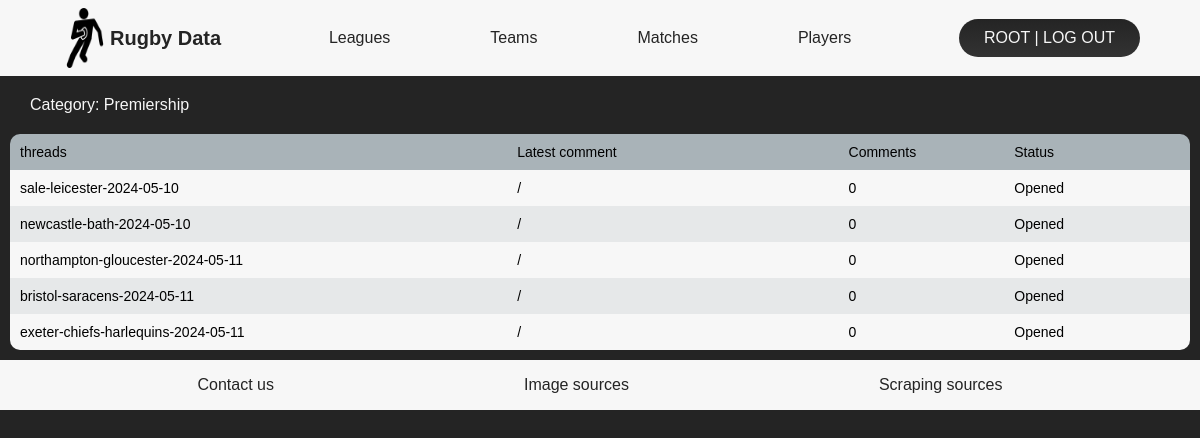
Page /fora/club/premiership/ (signed in) on the committed database.
### fora/models.py (models this page shows, shortened)
class tchat_match_category(models.Model) :
    title = models.CharField(max_length=100)
    slug_title = models.SlugField(max_length=600, unique=True, blank=True)
    country = models.CharField(max_length=100, null=True)
    slug_country = models.SlugField(max_length=600, blank=True, null=True)
    class Meta :
        verbose_name_plural = "categories"

### website/models.py (models this page shows, shortened)
class up_match(models.Model):
    STATUS_CHOICES = [
        ('Scheduled', 'Scheduled'),
        ('In progress', 'In progress'),
    ]
    status = models.CharField(max_length=20, choices=STATUS_CHOICES)
    team_home = models.CharField(max_length=100, null=True, blank=True)
    team_away = models.CharField(max_length=100, null=True, blank=True)
    score_home = models.CharField(max_length=20, null=True, blank=True)
    score_away = models.CharField(max_length=20, null=True, blank=True)
    referee = models.CharField(max_length=100, null=True, blank=True)
    date = models.DateField(null=True, blank=True)
    hour = models.TimeField(null=True, blank=True)
    stade_name = models.CharField(max_length=100, null=True, blank=True)
    league = models.CharField(max_length=100, null=True, blank=True)
    phase = models.CharField(max_length=100, null=True, blank=True)
    temperature = models.DecimalField(max_digits=15, decimal_places=10, null=True, blank=True)
    humidity = models.DecimalField(max_digits=15, decimal_places=10, null=True, blank=True)
    pressure = models.DecimalField(max_digits=15, decimal_places=10, null=True, blank=True)         # ground pressure
    precipitation = models.DecimalField(max_digits=15, decimal_places=10, null=True, blank=True)
    wind_speed = models.DecimalField(max_digits=15, decimal_places=10, null=True, blank=True)
    code = models.DecimalField(max_digits=15, decimal_places=10, null=True, blank=True)
    code_url = models.CharField(max_length=100, null=True, blank=True)
    neutrality = models.IntegerField(null=True, blank=True)
    slug = models.SlugField(max_length=600, unique=True, blank=True)

### fora/views.py (the view)
# urls.py: path('<slug_type>/<slug_category>/', views.categories, name = 'categories'),
def categories(request, slug_type, slug_category) :
    category_selected = tchat_match_category.objects.get(slug_title=slug_category)
    id_category_selected = tchat_match_category.objects.get(slug_title=slug_category)     # sans rien preciser on recupere l id autogenere
    corresponding_threads = threads.objects.filter(category=id_category_selected)
    threads_info = []
    for thread in corresponding_threads :
        thread_comments = tchat_match_comment.objects.filter(thread=thread)
        latest_comment = thread_comments.aggregate(latest_comment=Max('date'))['latest_comment'] #car dictionnaire
        comments_count = tchat_match_comment.objects.filter(thread=thread).count()
        thread_info = {
            'slug_thread': thread.match.slug,
            'latest_comment': latest_comment,
            'comments_count': comments_count,
            'closed_thread': thread.closed,
            }
        threads_info.append(thread_info)
    sorted_threads_info = sorted(threads_info, key=sort_key, reverse=True)
    today_date = datetime.now().date()
    context = {
        'category_selected': category_selected,
        'sorted_threads_info': sorted_threads_info,
        'l_corresponding_threads': len(corresponding_threads),
        'today_date': str(today_date),
    }
    return render(request, "category.html", context)

### fora/utils.py (called while the page is built)
def sort_key(dico):
    if dico['latest_comment'] is None:
        return datetime.datetime.min.replace(tzinfo=datetime.timezone.utc)
    else:
        return dico['latest_comment']

### fora/templates/category.html (shortened to what this page needs)
{% load static %}
<!DOCTYPE html>
<html lang="en">
	<head>
		<link rel="stylesheet" type="text/css" href="{% static 'CSS/headerFooter.css' %}">
		<link rel="stylesheet" type="text/css" href="{% static 'CSS/fora/category.css' %}">
	</head>
    <body>
	   <header>
        <a href="http://127.0.0.1:8000/" class="logoRugby">
            <img src="{% static 'IMG/logoHeader.png' %}" alt="">
            <h1> Rugby Data </h1>
        </a>
        <ul class="menu">
            <li> <a href="http://127.0.0.1:8000/leagues/"> Leagues </a> </li>
            <li> <a href="http://127.0.0.1:8000/teams/"> Teams </a> </li>
            <li> <a href="http://127.0.0.1:8000/matches/"> Matches </a> </li>
            <li> <a href="http://127.0.0.1:8000/players/"> Players </a> </li>
        </ul>
        {% if user.is_authenticated %}
            <button class="button-link-connexion">
                {{ user.username}}
                |
                <a href="http://127.0.0.1:8000/accounts/logout/">Log out</a>
            </button>
        {% else %}
            <button class="button-link-connexion">
                <a href="http://127.0.0.1:8000/accounts/login/"> Log in </a>
                |
                <a href="http://127.0.0.1:8000/accounts/signup/"> Sign up </a>
            </button>
        {% endif %}
    </header>
    <div class="page-category">
        <div class="category-selected">
            {% if category_selected != None %}
                Category: {{ category_selected.title }}
            {% else %}
                No category found
            {% endif %}
        </div>
        <div class="container-grid-threads">
            <div class="grid-threads">
                <div>
                    threads
                </div>
                <div>
                    Latest comment
                </div>
                <div>
                    Comments
                </div>
                <div>
                    Status
                </div>
            </div>
            {% if l_corresponding_threads > 0 %}
                {% for thread in sorted_threads_info %}
                    <a class="grid-threads" href="{% url 'threads_' slug_type=category_selected.slug_country slug_category=category_selected.slug_title slug_thread=thread.slug_thread%}">
                            <div>
                                {{ thread.slug_thread }}
                            </div>
                            <div>
                                {% if today_date == thread.latest_comment|date:"Y-m-d" %}
                                    Today at
                                {% elif thread.latest_comment == None %}
                                    /
                                {% else %}
                                    {{ thread.latest_comment|date:"Y-m-d" }} at
                                {% endif %}
                            </div>
                            <div>
                                {{ thread.comments_count }}
                            </div>
                            <div>
                                {% if thread.closed_thread == 0 %}
                                    Opened
                                {% else %}
                                    Closed
                                {% endif %}
                            </div>
                    </a>
                {% endfor %}
            {% else %}
                <div class="no-thread">
                    No threads for this category !
                </div>
            {% endif %}
        </div>
    </div>
    <footer>
        <div class="plan">
            <li> <a href="http://127.0.0.1:8000/contact-us/"> Contact us </a>  </li>
            <li> <a href="http://127.0.0.1:8000/image-sources/"> Image sources </a> </li>
            <li> <a href="http://127.0.0.1:8000/url-sources/"> Scraping sources </a> </li>
        </div>
    </footer>
    </body>
</html>

### static/CSS/headerFooter.css (style rules this page uses)
* { margin:0; padding:0; box-sizing: border-box; }
a { text-decoration: none; }
body { background-color: #242424; font-family: sans-serif; }
header { display: flex; align-items: center; justify-content: space-between; padding: 8px 5%; background-color: #F7F7F7; }
header .logoRugby { display: flex; align-items: center; }
header .logoRugby img { width: 50px; height: 60px; }
a img { display: flex; }
header .logoRugby h1 { font-size: 20px; color: #242424; }
.menu { display: flex; }
.menu li { margin-left: 100px; list-style: none; display: flex; align-items: center; }
.menu li:first-child { margin-left: 0; }
.menu li a { color: #242424; transition: 0.5s; }
.button-link-connexion { border: 0; background: transparent; }
.button-link-connexion { font-size: 16px; color: #F7F7F7; padding: 10px 25px; background: linear-gradient(#242424, #333333); border-radius: 60px; text-transform: uppercase; }
.button-link-connexion a { color: #F7F7F7; }
footer { height: 50px; background-color: #F7F7F7; display: flex; align-items: center; justify-content: center; }
.plan { display: flex; padding: 10px 5%; }
.plan li { margin-left: 250px; list-style: none; display: flex; align-items: center; }
.plan li:first-child { margin-left: 0; }
.plan li a { color: #242424; transition: 0.5s; }

### static/CSS/fora/category.css (style rules this page uses)
.category-selected { display: flex; align-items: center; padding: 20px 20px 10px 20px; margin-left: 10px; color: #F7F7F7; }
.container-grid-threads { padding: 10px; }
a { text-decoration: none; color: black; }
.container-grid-threads .grid-threads { display: grid; grid-template-columns: 1.5fr 1fr 0.5fr 0.5fr; font-size: 14px; padding: 10px; cursor: pointer; }
.container-grid-threads .grid-threads:nth-child(odd) { background-color: #e6e8e9; }
.container-grid-threads .grid-threads:nth-child(even) { background-color: #F7F7F7; }
.container-grid-threads .grid-threads:first-child { background-color: #A9B3B8; border-top-left-radius: 10px; border-top-right-radius: 10px; cursor:auto; }
.container-grid-threads .grid-threads:last-child { border-bottom-left-radius: 10px; border-bottom-right-radius: 10px; }

### rows in the picture
tchat_match_category: title "Premiership"
up_match: slug_thread "sale-leicester-2024-05-10"
up_match: slug_thread "newcastle-bath-2024-05-10"
up_match: slug_thread "northampton-gloucester-2024-05-11"
up_match: slug_thread "bristol-saracens-2024-05-11"
up_match: slug_thread "exeter-chiefs-harlequins-2024-05-11"

### other values in the picture
{{ user.username }} "ROOT"
{{ thread.comments_count }} "0" "0" "0" "0" "0"
